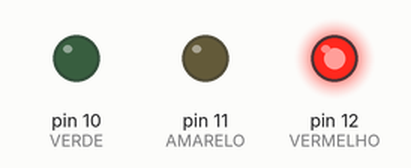
A sketch run on a simulated Arduino Uno, built with avr-gcc and run on an emulated ATmega328P. Shown: output pins drawn as LEDs (lit = HIGH).

Above: at 2.5 s.
At 6.0 s:
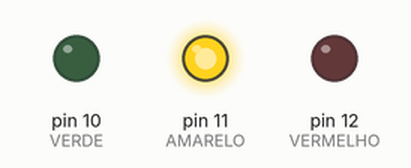
At 9.0 s:
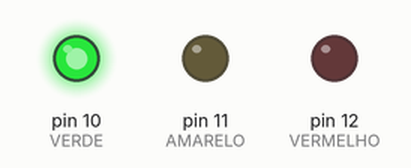
Timing chart, 0 to 14.3 s (numbered marks = the images above):
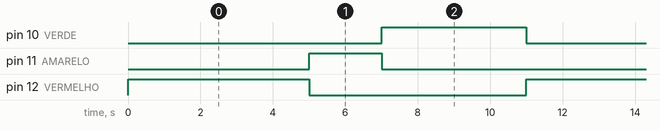

The sketch:

sem_foro_11.ino
```cpp
const int VERMELHO = 12;
const int AMARELO = 11;
const int VERDE = 10;

void setup() {
  pinMode(VERMELHO, OUTPUT);
  pinMode(AMARELO, OUTPUT);
  pinMode(VERDE, OUTPUT);
}

void loop() {
  // Acende o vermelho por 5 segundos
  digitalWrite(VERMELHO, HIGH);
  delay(5000);
  digitalWrite(VERMELHO, LOW);

  // Acende o amarelo por 2 segundos
  digitalWrite(AMARELO,HIGH);
  delay(2000);
  digitalWrite(AMARELO, LOW);

  // Acende o verde por 4  segundos
  digitalWrite(VERDE, HIGH);
  delay(4000);
  digitalWrite(VERDE, LOW);
}
```

Measured:
- by itself, pin 10 (VERDE): alternates HIGH for 4.0 s and LOW for 7.0 s
- by itself, pin 11 (AMARELO): alternates HIGH for 2.0 s and LOW for 9.0 s
- by itself, pin 12 (VERMELHO): alternates HIGH for 5.0 s and LOW for 6.0 s
